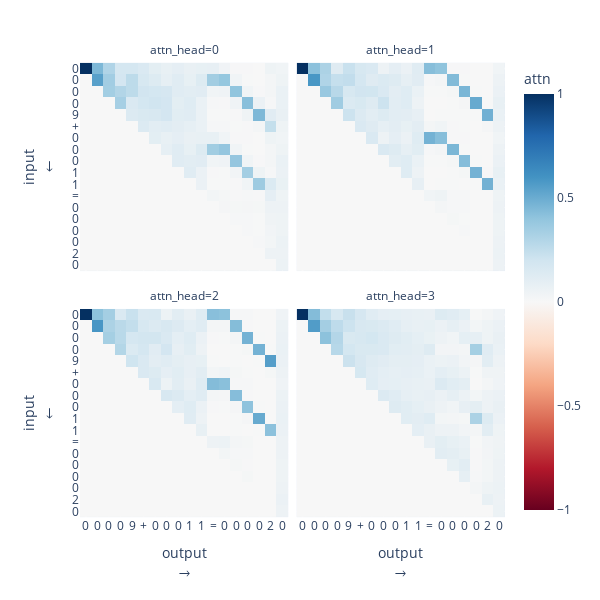

Notebook code for this chart:
### Markdown cell above
# `d_model=512, d_mlp=2048`

### Code cell
model = load_model(d_model=512, d_mlp=2048)
show_attn(model, 9, 11)

### Figure 1 — Plotly figure (JSON) as saved in the notebook; plotly's stock layout.template omitted (floating-point values rounded to 4 significant figures; data arrays with more than 128 entries replaced by an {"elided": "..."} marker saying what was removed)
{"data": [{"coloraxis": "coloraxis", "hovertemplate": "input: \"%{y}\" [%{text[1]}]<br>output: \"%{x}\" [%{text[0]}]<br>attn: %{z:0.4f}<extra></extra>", "name": "0", "text": {"elided": "18x18x2 int values"}, "type": "heatmap", "xaxis": "x3", "yaxis": "y3", "z": {"elided": "18x18 float values"}}, {"coloraxis": "coloraxis", "hovertemplate": "input: \"%{y}\" [%{text[1]}]<br>output: \"%{x}\" [%{text[0]}]<br>attn: %{z:0.4f}<extra></extra>", "name": "1", "text": {"elided": "18x18x2 int values"}, "type": "heatmap", "xaxis": "x4", "yaxis": "y4", "z": {"elided": "18x18 float values"}}, {"coloraxis": "coloraxis", "hovertemplate": "input: \"%{y}\" [%{text[1]}]<br>output: \"%{x}\" [%{text[0]}]<br>attn: %{z:0.4f}<extra></extra>", "name": "2", "text": {"elided": "18x18x2 int values"}, "type": "heatmap", "xaxis": "x", "yaxis": "y", "z": {"elided": "18x18 float values"}}, {"coloraxis": "coloraxis", "hovertemplate": "input: \"%{y}\" [%{text[1]}]<br>output: \"%{x}\" [%{text[0]}]<br>attn: %{z:0.4f}<extra></extra>", "name": "3", "text": {"elided": "18x18x2 int values"}, "type": "heatmap", "xaxis": "x2", "yaxis": "y2", "z": {"elided": "18x18 float values"}}], "layout": {"annotations": [{"font": {}, "showarrow": false, "text": "attn_head=2", "x": 0.245, "xanchor": "center", "xref": "paper", "y": 0.465, "yanchor": "bottom", "yref": "paper"}, {"font": {}, "showarrow": false, "text": "attn_head=3", "x": 0.755, "xanchor": "center", "xref": "paper", "y": 0.465, "yanchor": "bottom", "yref": "paper"}, {"font": {}, "showarrow": false, "text": "attn_head=0", "x": 0.245, "xanchor": "center", "xref": "paper", "y": 1.0, "yanchor": "bottom", "yref": "paper"}, {"font": {}, "showarrow": false, "text": "attn_head=1", "x": 0.755, "xanchor": "center", "xref": "paper", "y": 1.0, "yanchor": "bottom", "yref": "paper"}], "coloraxis": {"cmid": 0, "colorbar": {"title": {"text": "attn"}}, "colorscale": [[0, "rgb(103,0,31)"], [0.1, "rgb(178,24,43)"], [0.2, "rgb(214,96,77)"], [0.3, "rgb(244,165,130)"], [0.4, "rgb(253,219,199)"], [0.5, "rgb(247,247,247)"], [0.6, "rgb(209,229,240)"], [0.7, "rgb(146,197,222)"], [0.8, "rgb(67,147,195)"], [0.9, "rgb(33,102,172)"], [1, "rgb(5,48,97)"]]}, "height": 600, "margin": {"t": 60}, "width": 600, "xaxis": {"anchor": "y", "constrain": "domain", "domain": [0, 0.49], "fixedrange": true, "scaleanchor": "y", "tickangle": 0, "tickmode": "array", "ticktext": ["0", "0", "0", "0", "9", "+", "0", "0", "0", "1", "1", "=", "0", "0", "0", "0", "2", "0"], "tickvals": [0, 1, 2, 3, 4, 5, 6, 7, 8, 9, 10, 11, 12, 13, 14, 15, 16, 17], "title": {"text": "output<br>→"}}, "xaxis2": {"anchor": "y2", "domain": [0.51, 1], "fixedrange": true, "matches": "x", "tickangle": 0, "tickmode": "array", "ticktext": ["0", "0", "0", "0", "9", "+", "0", "0", "0", "1", "1", "=", "0", "0", "0", "0", "2", "0"], "tickvals": [0, 1, 2, 3, 4, 5, 6, 7, 8, 9, 10, 11, 12, 13, 14, 15, 16, 17], "title": {"text": "output<br>→"}}, "xaxis3": {"anchor": "y3", "domain": [0, 0.49], "fixedrange": true, "matches": "x", "showticklabels": false, "tickangle": 0, "tickmode": "array", "ticktext": ["0", "0", "0", "0", "9", "+", "0", "0", "0", "1", "1", "=", "0", "0", "0", "0", "2", "0"], "tickvals": [0, 1, 2, 3, 4, 5, 6, 7, 8, 9, 10, 11, 12, 13, 14, 15, 16, 17]}, "xaxis4": {"anchor": "y4", "domain": [0.51, 1], "fixedrange": true, "matches": "x", "showticklabels": false, "tickangle": 0, "tickmode": "array", "ticktext": ["0", "0", "0", "0", "9", "+", "0", "0", "0", "1", "1", "=", "0", "0", "0", "0", "2", "0"], "tickvals": [0, 1, 2, 3, 4, 5, 6, 7, 8, 9, 10, 11, 12, 13, 14, 15, 16, 17]}, "yaxis": {"anchor": "x", "autorange": "reversed", "constrain": "domain", "domain": [0, 0.465], "fixedrange": true, "tickangle": 0, "tickmode": "array", "ticktext": ["0", "0", "0", "0", "9", "+", "0", "0", "0", "1", "1", "=", "0", "0", "0", "0", "2", "0"], "tickvals": [0, 1, 2, 3, 4, 5, 6, 7, 8, 9, 10, 11, 12, 13, 14, 15, 16, 17], "title": {"text": "input<br>←"}}, "yaxis2": {"anchor": "x2", "domain": [0, 0.465], "fixedrange": true, "matches": "y", "showticklabels": false, "tickangle": 0, "tickmode": "array", "ticktext": ["0", "0", "0", "0", "9", "+", "0", "0", "0", "1", "1", "=", "0", "0", "0", "0", "2", "0"], "tickvals": [0, 1, 2, 3, 4, 5, 6, 7, 8, 9, 10, 11, 12, 13, 14, 15, 16, 17]}, "yaxis3": {"anchor": "x3", "domain": [0.535, 1.0], "fixedrange": true, "matches": "y", "tickangle": 0, "tickmode": "array", "ticktext": ["0", "0", "0", "0", "9", "+", "0", "0", "0", "1", "1", "=", "0", "0", "0", "0", "2", "0"], "tickvals": [0, 1, 2, 3, 4, 5, 6, 7, 8, 9, 10, 11, 12, 13, 14, 15, 16, 17], "title": {"text": "input<br>←"}}, "yaxis4": {"anchor": "x4", "domain": [0.535, 1.0], "fixedrange": true, "matches": "y", "showticklabels": false, "tickangle": 0, "tickmode": "array", "ticktext": ["0", "0", "0", "0", "9", "+", "0", "0", "0", "1", "1", "=", "0", "0", "0", "0", "2", "0"], "tickvals": [0, 1, 2, 3, 4, 5, 6, 7, 8, 9, 10, 11, 12, 13, 14, 15, 16, 17]}}}
